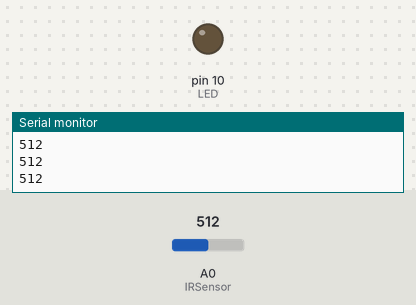
Bench run of a sketch on a simulated Arduino Uno, built with avr-gcc and run on an emulated ATmega328P. On the bench: output pins drawn as LEDs (lit = HIGH), the last lines printed to the serial monitor. Inputs (shaded band) come from the test bench; at power-on: A0 (IRSensor) = 512.

Above: at 1.2 s.
1.3 s: A0 (IRSensor) set to 63
2.8 s: A0 (IRSensor) set to 57
At 3.6 s:
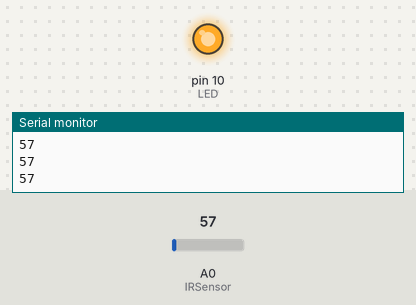
4.3 s: A0 (IRSensor) set to 122
At 4.7 s:
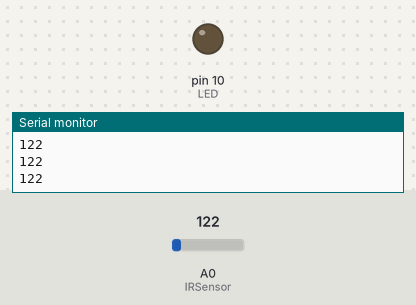
5.8 s: A0 (IRSensor) set to 50
At 7.1 s:
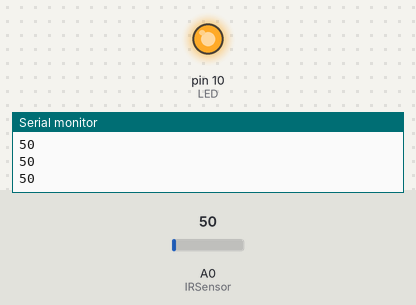
Timing chart, 0 to 8.3 s (numbered marks = the images above; inputs shaded):
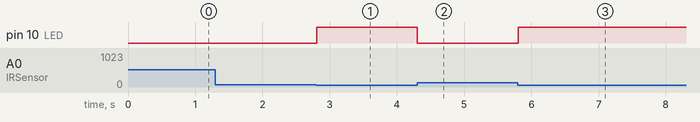

The sketch:

sketch_exp4.ino
```cpp
int IRSensor = A0; // connect IR sensor AO to arduino analog pin A0
int LED = 10; // connect Led to arduino pin 9

void setup()
{

 Serial.begin(9600); //initialise serial monitor

  pinMode (LED, OUTPUT); // Led pin OUTPUT
}

void loop()
{
  int statusSensor = analogRead (IRSensor);
   Serial.println(statusSensor);         //display output on serial monitor

if(statusSensor<60)
 digitalWrite(LED,HIGH);        //if` light is not present,LED on
  else
  digitalWrite(LED,LOW);         //if light is present,LED off


}
```

Measured:
- the behaviour switches between 60 and 59 on A0 (IRSensor) (found by bisection; images 0 and 1)
- after the input at 2.8 s, pin 10 (LED): LOW → HIGH at once
- after the input at 4.3 s, pin 10 (LED): HIGH → LOW at once
- after the input at 5.8 s, pin 10 (LED): LOW → HIGH at once
